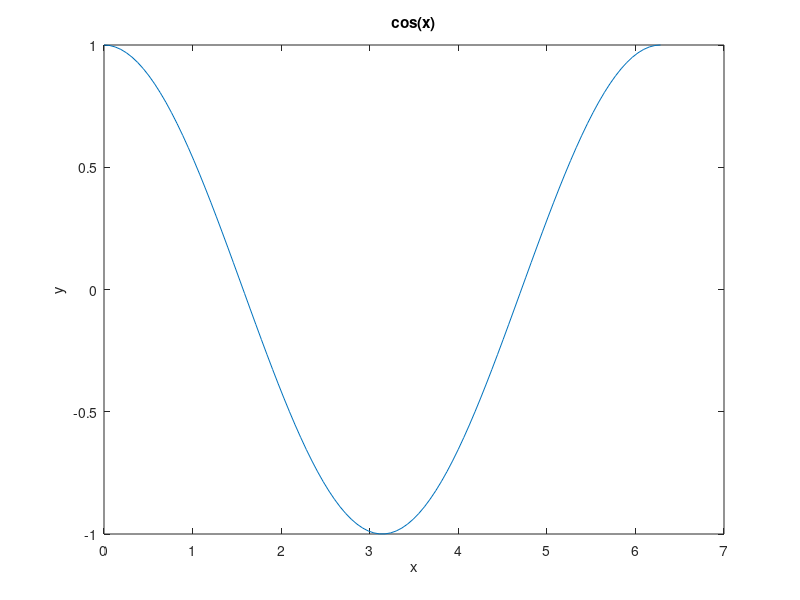
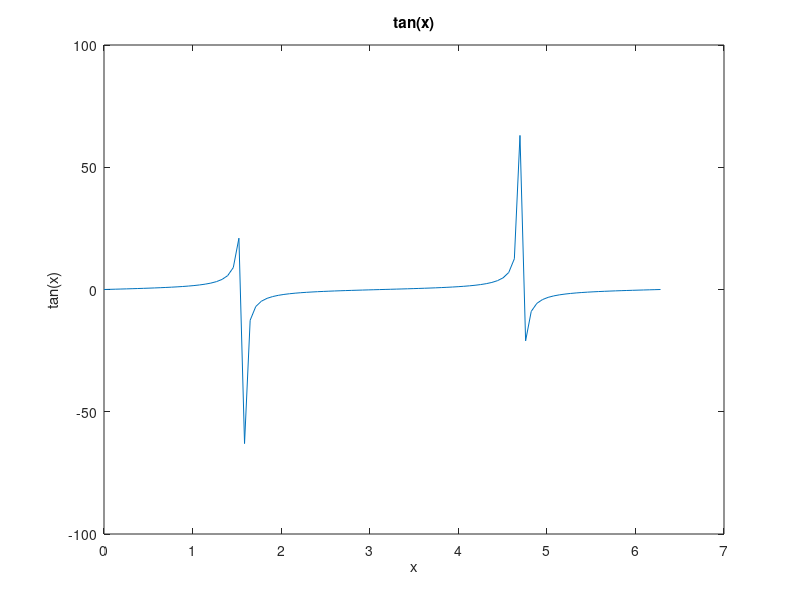

These charts were generated, in order, by the following MATLAB code:
%TrigOutputMarcoGonzalez

% Inputs: x, y

% outputs: graph

%Marco Gonzalez / EA 3 / 09/22/2016
%-----------Begin Code---------
x = 0;
y = 0;
y1 = 0;

x = linspace(0,2*pi);
y = cos(x);
y1 = tan(x);

figure(1)
plot(x,y)
xlabel('x')
ylabel('y')
title('cos(x)')

figure(2)
plot(x,y1)
xlabel('x')
ylabel('tan(x)')
title('tan(x)')